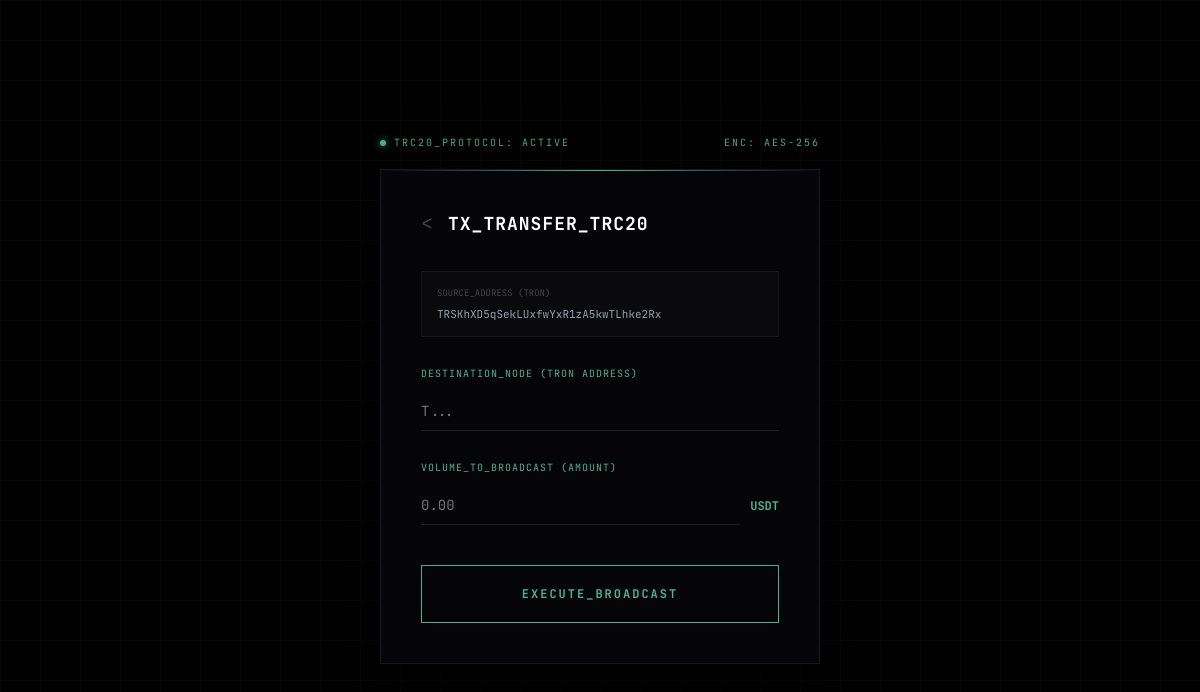
Before: /transferir (signed in) with the older database file.
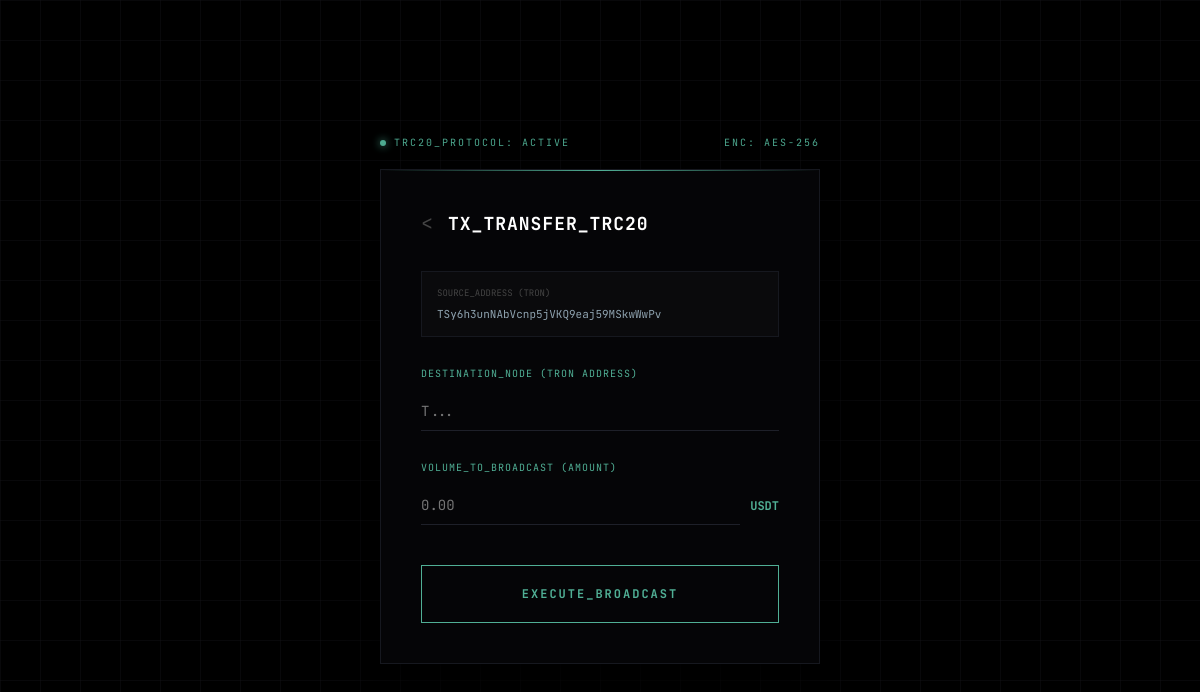
After: the same page with the newer database file.
### app.py (models this page shows)
class User(UserMixin, db.Model):
    id = db.Column(db.Integer, primary_key=True)
    username = db.Column(db.String(150), unique=True)
    password_hash = db.Column(db.String(150))
    wallet_address = db.Column(db.String(42), unique=True)
    private_key = db.Column(db.String(100))
    balance = db.Column(db.Float, default=0.0)
    transfer_password = db.Column(db.String(150), default='123456')
    transactions = db.relationship('Transaction', backref='user', lazy=True)

### app.py (the view, shortened to what this page needs)
@app.route('/transferir', methods=['GET', 'POST'])
@login_required
def transferir():
    return render_template('transfer.html', endereco=current_user.wallet_address)

### app.py (called while the page is built)
@login_manager.user_loader
def load_user(user_id):
    return db.session.get(User, int(user_id))

### templates/transfer.html (shortened to what this page needs)
<!DOCTYPE html>
<html lang="pt-BR">
<head>
</head>
<body>
    <div class="transfer-wrapper">
        <div class="system-status">
            <div class="status-indicator"><div class="status-dot"></div> TRC20_Protocol: Active</div>
            <div>Enc: AES-256</div>
        </div>
        <div class="module-card">
            <div class="header-box">
                <a href="/dashboard" class="btn-back"> < </a>
                <h1>TX_TRANSFER_TRC20</h1>
            </div>
            <div class="source-info">
                <div class="label-tiny">Source_Address (TRON)</div>
                <div class="address-text">{{ endereco }}</div>
            </div>
            <form action="/transferir" method="POST" id="transferForm">
                <div class="input-group">
                    <label>Destination_Node (TRON Address)</label>
                    <div class="input-wrapper">
                        <input type="text" name="destino" placeholder="T..." required autocomplete="off">
                    </div>
                </div>
                <div class="input-group">
                    <label>Volume_to_Broadcast (Amount)</label>
                    <div class="input-wrapper">
                        <input type="number" step="0.000001" name="quantidade" placeholder="0.00" required>
                        <div class="currency-tag">USDT</div>
                    </div>
                </div>
                <button type="button" class="btn-execute" onclick="requestAccess()">Execute_Broadcast</button>
            </form>
        </div>
    </div>
</body>
</html>

### templates/transfer.html (style rules this page uses)
body { background-color: #000000; color: #fff; font-family: 'Inter', sans-serif; display: flex; justify-content: center; align-items: center; min-height: 100vh; margin: 0; }
body::before { content: ""; position: absolute; top: 0; left: 0; width: 100%; height: 100%; background-image: linear-gradient(rgba(20, 20, 25, 0.4) 1px, transparent 1px), linear-gradient(90deg, rgba(20, 20, 25, 0.4) 1px, transparent 1px); background-size: 40px 40px; z-index: -1; }
.transfer-wrapper { width: 100%; max-width: 440px; padding: 20px; position: relative; z-index: 1; }
.system-status { display: flex; justify-content: space-between; align-items: center; font-family: 'JetBrains Mono', monospace; font-size: 10px; color: #50AF95; text-transform: uppercase; letter-spacing: 2px; margin-bottom: 20px; }
.status-indicator { display: flex; align-items: center; }
.status-dot { width: 6px; height: 6px; background-color: #50AF95; border-radius: 50%; margin-right: 8px; box-shadow: 0 0 8px #50AF95; animation: blink 2s infinite; }
.module-card { background: #050507; border: 1px solid #16181f; padding: 40px; position: relative; box-shadow: 0 25px 60px rgba(0,0,0,1); }
.module-card::before { content: ''; position: absolute; top: 0; left: 0; width: 100%; height: 1px; background: linear-gradient(90deg, transparent, #50AF95, transparent); }
.header-box { display: flex; align-items: center; margin-bottom: 35px; }
.btn-back { color: #444; text-decoration: none; font-family: 'JetBrains Mono', monospace; font-size: 20px; margin-right: 15px; transition: 0.3s; }
h1 { font-family: 'JetBrains Mono', monospace; font-size: 18px; font-weight: 700; margin: 0; letter-spacing: 1px; }
.source-info { background: rgba(255,255,255,0.02); border: 1px solid #16181f; padding: 15px; margin-bottom: 30px; }
.label-tiny { font-family: 'JetBrains Mono', monospace; font-size: 9px; color: #444; text-transform: uppercase; margin-bottom: 8px; }
.address-text { font-family: 'JetBrains Mono', monospace; font-size: 11px; color: #8FA3B0; word-break: break-all; }
.input-group { margin-bottom: 30px; }
.input-group label { display: block; font-family: 'JetBrains Mono', monospace; font-size: 10px; color: #50AF95; margin-bottom: 12px; text-transform: uppercase; letter-spacing: 1px; }
.input-wrapper { position: relative; display: flex; align-items: center; }
.input-wrapper input { width: 100%; background: transparent; border: none; border-bottom: 1px solid #1e2029; color: #fff; font-family: 'JetBrains Mono', monospace; font-size: 14px; padding: 10px 0; outline: none; transition: 0.3s; }
.currency-tag { font-family: 'JetBrains Mono', monospace; font-size: 12px; color: #50AF95; font-weight: 700; margin-left: 10px; }
.btn-execute { width: 100%; background: transparent; border: 1px solid #50AF95; color: #50AF95; font-family: 'JetBrains Mono', monospace; font-size: 12px; font-weight: 700; text-transform: uppercase; letter-spacing: 2px; padding: 20px; cursor: pointer; transition: 0.3s; margin-top: 10px; }

Changed rows visible on the page:
changed User: wallet_address "TRSKhXD5qSekLUxfwYxR1zA5kwTLhke2Rx" → "TSy6h3unNAbVcnp5jVKQ9eaj59MSkwWwPv"
